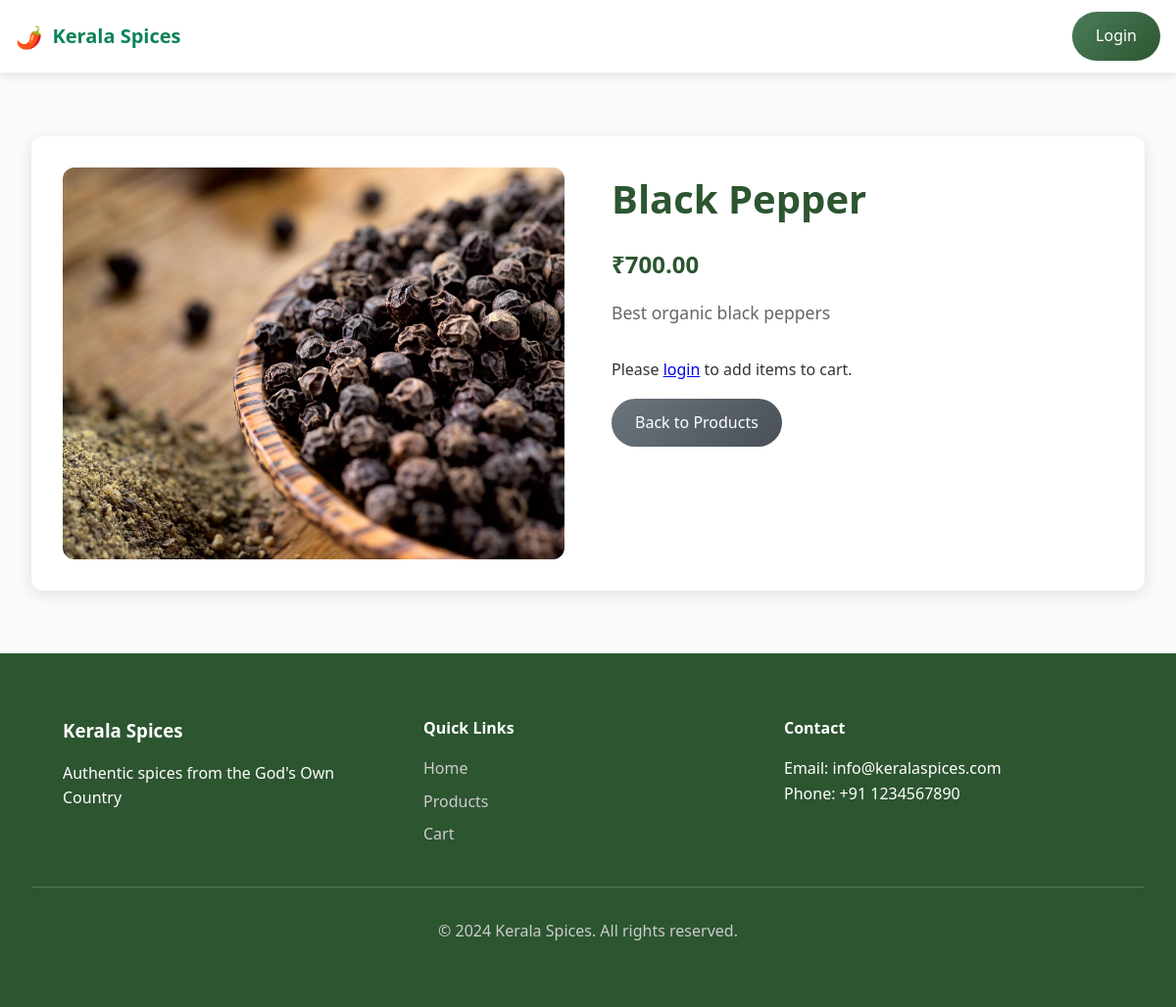
/product.php?id=2, run on the app's committed database.
### tables this page shows
CREATE TABLE `products` (
  `id` int(11) NOT NULL,
  `name` varchar(255) NOT NULL,
  `description` text DEFAULT NULL,
  `price` decimal(10,2) NOT NULL,
  `quantity` int(11) NOT NULL DEFAULT 0,
  `image` varchar(255) DEFAULT NULL,
  `created_at` timestamp NOT NULL DEFAULT current_timestamp()
);

### classes/Product.php (called while the page is built, shortened)
<?php
class Product {
    private $db;
    public function __construct($database) {
        $this->db = $database;
    }
    public function getProductDetails($productId) {
        $query = "SELECT * FROM products WHERE id = :id";
        $stmt = $this->db->prepare($query);
        $stmt->bindParam(':id', $productId, PDO::PARAM_INT);
        $stmt->execute();
        return $stmt->fetch(PDO::FETCH_ASSOC);
    }
}

### product.php (the view, shortened to what this page needs)
<?php
require_once 'classes/Database.php';
require_once 'classes/Product.php';
$db = new Database();
$conn = $db->connect();
$product = new Product($conn);
if (isset($_GET['id'])) {
    $productId = (int)$_GET['id'];
    $productDetails = $product->getProductDetails($productId);
} else {
    header("Location: index.php");
    exit();
}
?>
<!DOCTYPE html>
<html lang="en">
<head>
    <link rel="stylesheet" href="public/css/style.css">
</head>
<body>
    <?php include 'includes/header.php'; ?>
    <div class="container">
        <div class="product-details">
            <div class="product-image-large">
                <?php if (!empty($productDetails['image'])): ?>
                    <img src="public/images/<?php echo htmlspecialchars($productDetails['image']); ?>" alt="<?php echo htmlspecialchars($productDetails['name']); ?>" style="width:100%;height:100%;object-fit:cover;border-radius:12px;" />
                <?php else: ?>
                    🌶️
                <?php endif; ?>
            </div>
            <div class="product-info-large">
                <h1><?php echo htmlspecialchars($productDetails['name']); ?></h1>
                <div class="product-price">₹<?php echo number_format($productDetails['price'], 2); ?></div>
                <p class="product-description"><?php echo htmlspecialchars($productDetails['description']); ?></p>
                <?php if (isset($_SESSION['user_id'])): ?>
                    <form method="POST" action="">
                        <div class="form-group">
                            <label for="quantity">Quantity (kg):</label>
                            <div style="display:flex;align-items:center;gap:8px;">
                                <input type="number" id="quantity" name="quantity" value="1" min="1" max="10" class="form-control" style="width: 100px;">
                                <span>kg</span>
                            </div>
                        </div>
                        <button type="submit" name="add_to_cart" class="btn">Add to Cart</button>
                        <a href="cart.php" class="btn btn-secondary">View Cart</a>
                    </form>
                <?php else: ?>
                    <p>Please <a href="login.php">login</a> to add items to cart.</p>
                <?php endif; ?>
                <div class="product-actions">
                    <a href="products.php" class="btn btn-secondary">Back to Products</a>
                </div>
            </div>
        </div>
    </div>
    <?php include 'includes/footer.php'; ?>
</body>
</html>

### public/css/style.css (style rules this page uses)
* { margin: 0; padding: 0; box-sizing: border-box; }
body { font-family: 'Segoe UI', Tahoma, Geneva, Verdana, sans-serif; background-color: #fafafa; color: #333; line-height: 1.6; min-height: 100vh; display: flex; flex-direction: column; }
.container { max-width: 1200px; margin: 0 auto; padding: 2rem; flex: 1; }
.product-price { font-size: 1.5rem; font-weight: bold; color: #2c5530; margin-bottom: 1rem; }
.btn { background: linear-gradient(135deg, #4a7c59, #2c5530); color: white; padding: 0.75rem 1.5rem; border: none; border-radius: 25px; cursor: pointer; text-decoration: none; display: inline-block; transition: all 0.3s ease; font-weight: 500; text-align: center; }
.btn-secondary { background: linear-gradient(135deg, #6c757d, #495057); }
.product-details { background: white; border-radius: 12px; padding: 2rem; box-shadow: 0 4px 15px rgba(0,0,0,0.1); margin: 2rem 0; }
.product-details h1 { color: #2c5530; margin-bottom: 1rem; font-size: 2.5rem; }
.product-actions { margin-top: 1rem; }
.product-details { display: grid; grid-template-columns: 1fr 1fr; gap: 3rem; background: white; border-radius: 12px; padding: 2rem; box-shadow: 0 4px 15px rgba(0,0,0,0.1); margin: 2rem 0; }
.product-image-large { width: 100%; height: 400px; background: linear-gradient(45deg, #f0f0f0, #e0e0e0); display: flex; align-items: center; justify-content: center; font-size: 8rem; color: #999; border-radius: 12px; }
.product-info-large h1 { color: #2c5530; margin-bottom: 1rem; font-size: 2.5rem; }
.product-description { font-size: 1.1rem; line-height: 1.6; color: #666; margin-bottom: 2rem; }

### data on the page
products: image (picture), name "Black Pepper", price "700.00", description "Best organic black peppers"
